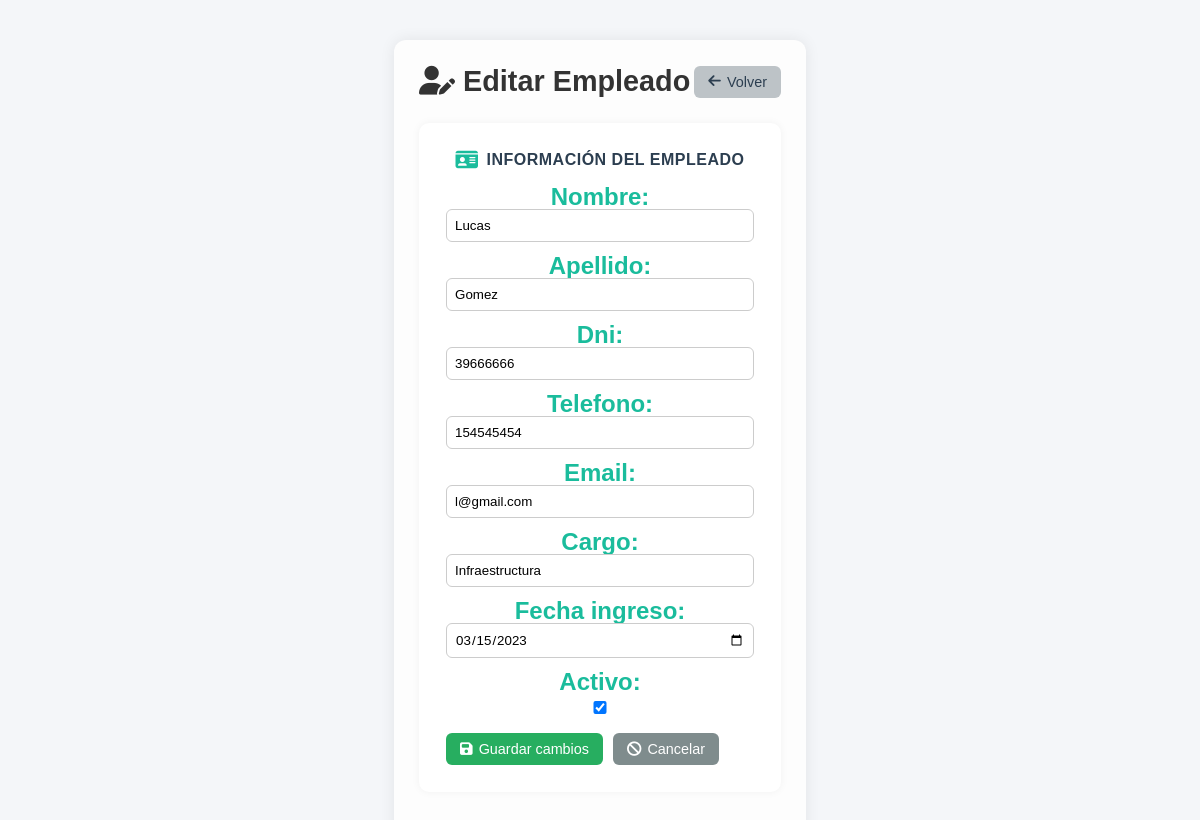
Screenshot of /account/personal/6/editar/ (signed in) with the database file from the repository.
### usuario/models.py (models this page shows, shortened)
class Personal(models.Model):
    nombre = models.CharField(max_length=100)
    apellido = models.CharField(max_length=100)
    dni = models.CharField(max_length=15, unique=True)
    telefono = models.CharField(max_length=20, blank=True, null=True)
    email = models.EmailField(blank=True, null=True)
    cargo = models.CharField(max_length=100)
    fecha_ingreso = models.DateField()
    activo = models.BooleanField(default=True)

### usuario/views.py (the view, shortened to what this page needs)
# urls.py: path('personal/<int:id>/editar/', views.editar_personal, name='editar_personal'),
@login_required
def editar_personal(request, id):
    empleado = get_object_or_404(Personal, pk=id)
    form = PersonalForm(instance=empleado)
    return render(request, 'account/personal_editar.html', {
        'form': form,
        'empleado': empleado
    })

### usuario/forms.py
class PersonalForm(forms.ModelForm):
    class Meta:
        model = Personal
        fields = ['nombre', 'apellido', 'dni', 'telefono', 'email', 'cargo', 'fecha_ingreso', 'activo']
        widgets = {
            'fecha_ingreso': forms.DateInput(attrs={'type': 'date'}),
        }

### usuario/templates/account/personal_editar.html (shortened to what this page needs)
{% extends "base.html" %}
{% load static %}
{% block content %}
<div class="personal-container">
  <header class="personal-header">
    <h1><i class="fa-solid fa-user-pen"></i> Editar Empleado</h1>
    <a href="{% url 'usuario:gestion_personal' %}" class="btn btn-back">
      <i class="fa-solid fa-arrow-left"></i> Volver
    </a>
  </header>
  <section class="panel form-panel">
    <h3><i class="fa-solid fa-id-card"></i> Información del empleado</h3>
    <form method="post" class="personal-form" onsubmit="return confirmarGuardado();">
      <div class="form-grid">
        {{ form.as_p }}
      </div>
      <div class="acciones-form">
        <button type="submit" name="guardar" class="btn btn-success">
          <i class="fa-solid fa-floppy-disk"></i> Guardar cambios
        </button>
        <button type="submit" name="cancelar" class="btn btn-secondary">
          <i class="fa-solid fa-ban"></i> Cancelar
        </button>
      </div>
    </form>
  </section>
</div>
{% endblock %}

### static/account/css/style_acceso.css (style rules this page uses)
* { margin: 0; padding: 0; box-sizing: border-box; font-family: Arial, Helvetica, sans-serif; }
body { display: flex; justify-content: center; align-items: center; min-height: 100vh; background: #f4f6f9; }

### static/account/css/style_dashboard.css (style rules this page uses)
* { margin: 0; padding: 0; box-sizing: border-box; font-family: Arial, Helvetica, sans-serif; }
body { display: flex; min-height: 100vh; background-color: #f4f6f9; }
.panel { background: #fff; padding: 25px 20px; border-radius: 12px; box-shadow: 0 4px 12px rgba(0,0,0,0.1); text-align: center; transition: all 0.3s ease; cursor: pointer; border: 2px solid transparent; position: relative; overflow: hidden; min-height: 140px; display: flex; flex-direction: column; justify-content: center; align-items: center; }
.panel::before { content: ''; position: absolute; left: 0; top: 0; height: 100%; width: 0; background: #1abc9c; transition: width 0.3s ease; border-radius: 12px 0 0 12px; }
.panel h3 { font-size: 16px; margin-bottom: 12px; color: #2c3e50; display: flex; align-items: center; gap: 8px; font-weight: 600; text-transform: uppercase; letter-spacing: 0.5px; }
.panel h3 i { font-size: 20px; color: #1abc9c; }
.panel p { font-size: 24px; font-weight: bold; color: #1abc9c; margin: 0; line-height: 1; }

### static/account/css/style_personal.css (style rules this page uses)
.personal-container { max-width: 1000px; margin: 40px auto; background: #fdfdfd; padding: 25px; border-radius: 12px; box-shadow: 0 0 15px rgba(0,0,0,0.08); }
.personal-header { display: flex; justify-content: space-between; align-items: center; margin-bottom: 25px; }
.personal-header h1 { color: #333; font-size: 1.8em; }
.btn { display: inline-flex; align-items: center; gap: 6px; border: none; border-radius: 6px; padding: 8px 14px; cursor: pointer; text-decoration: none; font-size: 0.9em; transition: 0.2s; }
.btn-success { background-color: #27ae60; color: #fff; }
.btn-back { background-color: #bdc3c7; color: #2c3e50; }
.panel { margin-bottom: 30px; background: #fff; padding: 20px; border-radius: 10px; box-shadow: 0 0 8px rgba(0,0,0,0.05); }
.panel h3 { color: #2c3e50; margin-bottom: 15px; }
.form-grid p { margin-bottom: 10px; }
input, select { width: 100%; padding: 6px; border-radius: 6px; border: 1px solid #ccc; }
.form-panel { background: #fff; padding: 25px; border-radius: 10px; box-shadow: 0 0 8px rgba(0,0,0,0.05); }
.personal-form .form-grid p { margin-bottom: 12px; }
.personal-form input, .personal-form select { width: 100%; padding: 8px; border-radius: 6px; border: 1px solid #ccc; }
.acciones-form { display: flex; gap: 10px; margin-top: 15px; }
.btn-secondary { background-color: #7f8c8d; color: white; }

### rows the page displays
Personal: nombre "Lucas", apellido "Gomez", dni "39666666", telefono "154545454", email "l@gmail.com", cargo "Infraestructura", fecha_ingreso "03/15/2023", activo "☑"
